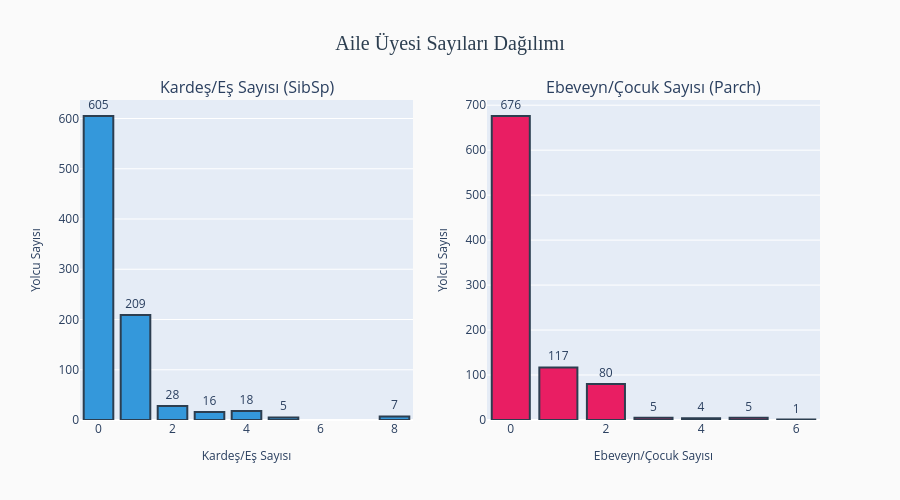

This figure's notebook cell:
### Markdown cell above
### SibSp & Parch (Yalnızlık Durumu)

### Code cell
# Aile değişkenleri
sibsp_counts = df['SibSp'].value_counts().sort_index()
parch_counts = df['Parch'].value_counts().sort_index()

# Görselleştirme
fig = make_subplots(
    rows=1, cols=2,
    subplot_titles=('Kardeş/Eş Sayısı (SibSp)', 'Ebeveyn/Çocuk Sayısı (Parch)')
)

# SibSp
fig.add_trace(
    go.Bar(
        x=sibsp_counts.index,
        y=sibsp_counts.values,
        marker=dict(color='#3498db', line=dict(color='#2c3e50', width=2)),
        text=sibsp_counts.values,
        textposition='outside',
        name='SibSp',
        hovertemplate='Sayı: %{x}<br>Yolcu: %{y}<extra></extra>'
    ),
    row=1, col=1
)

# Parch
fig.add_trace(
    go.Bar(
        x=parch_counts.index,
        y=parch_counts.values,
        marker=dict(color='#e91e63', line=dict(color='#2c3e50', width=2)),
        text=parch_counts.values,
        textposition='outside',
        name='Parch',
        hovertemplate='Sayı: %{x}<br>Yolcu: %{y}<extra></extra>'
    ),
    row=1, col=2
)

fig.update_layout(
    title=dict(
        text='Aile Üyesi Sayıları Dağılımı',
        font=dict(size=20, color='#2c3e50', family='Arial Black'),
        x=0.5,
        xanchor='center'
    ),
    height=500,
    showlegend=False,
    paper_bgcolor='#fafafa'
)

fig.update_xaxes(title=dict(text='Kardeş/Eş Sayısı', font=dict(size=12)), row=1, col=1)
fig.update_yaxes(title=dict(text='Yolcu Sayısı', font=dict(size=12)), row=1, col=1)
fig.update_xaxes(title=dict(text='Ebeveyn/Çocuk Sayısı', font=dict(size=12)), row=1, col=2)
fig.update_yaxes(title=dict(text='Yolcu Sayısı', font=dict(size=12)), row=1, col=2)

fig.show()

### Figure 1 — Plotly figure (JSON) as saved in the notebook; plotly's stock layout.template omitted (floating-point values rounded to 4 significant figures)
{"data": [{"hovertemplate": "Sayı: %{x}<br>Yolcu: %{y}<extra></extra>", "marker": {"color": "#3498db", "line": {"color": "#2c3e50", "width": 2}}, "name": "SibSp", "text": [605.0, 209.0, 28.0, 16.0, 18.0, 5.0, 7.0], "textposition": "outside", "type": "bar", "x": [0, 1, 2, 3, 4, 5, 8], "xaxis": "x", "y": [605, 209, 28, 16, 18, 5, 7], "yaxis": "y"}, {"hovertemplate": "Sayı: %{x}<br>Yolcu: %{y}<extra></extra>", "marker": {"color": "#e91e63", "line": {"color": "#2c3e50", "width": 2}}, "name": "Parch", "text": [676.0, 117.0, 80.0, 5.0, 4.0, 5.0, 1.0], "textposition": "outside", "type": "bar", "x": [0, 1, 2, 3, 4, 5, 6], "xaxis": "x2", "y": [676, 117, 80, 5, 4, 5, 1], "yaxis": "y2"}], "layout": {"annotations": [{"font": {"size": 16}, "showarrow": false, "text": "Kardeş/Eş Sayısı (SibSp)", "x": 0.225, "xanchor": "center", "xref": "paper", "y": 1, "yanchor": "bottom", "yref": "paper"}, {"font": {"size": 16}, "showarrow": false, "text": "Ebeveyn/Çocuk Sayısı (Parch)", "x": 0.775, "xanchor": "center", "xref": "paper", "y": 1, "yanchor": "bottom", "yref": "paper"}], "height": 500, "paper_bgcolor": "#fafafa", "showlegend": false, "title": {"font": {"color": "#2c3e50", "family": "Arial Black", "size": 20}, "text": "Aile Üyesi Sayıları Dağılımı", "x": 0.5, "xanchor": "center"}, "xaxis": {"anchor": "y", "domain": [0, 0.45], "title": {"font": {"size": 12}, "text": "Kardeş/Eş Sayısı"}}, "xaxis2": {"anchor": "y2", "domain": [0.55, 1], "title": {"font": {"size": 12}, "text": "Ebeveyn/Çocuk Sayısı"}}, "yaxis": {"anchor": "x", "domain": [0, 1], "title": {"font": {"size": 12}, "text": "Yolcu Sayısı"}}, "yaxis2": {"anchor": "x2", "domain": [0, 1], "title": {"font": {"size": 12}, "text": "Yolcu Sayısı"}}}}
